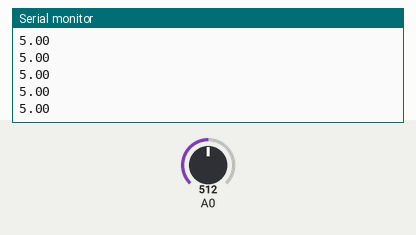
Bench run of a sketch on a simulated Arduino Uno, built with avr-gcc and run on an emulated ATmega328P. Shown: the last lines printed to the serial monitor. The test bench sets the inputs (shaded band); at power-on: A0 = 512.

Above: at 1.2 s.
1.3 s: A0 set to 716
At 1.31 s:
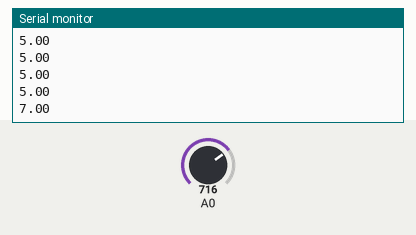
2.8 s: A0 set to 900
At 2.82 s:
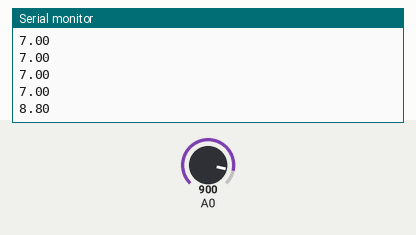
Timing chart, 0 to 5.8 s (numbered marks = the images above; inputs shaded):
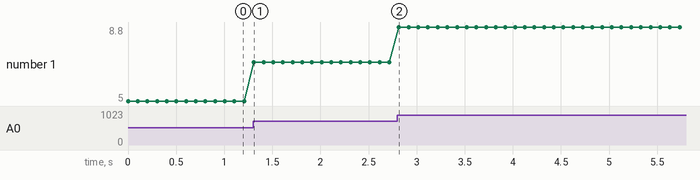

Measured:
- after the input at 1.3 s, the serial monitor: prints a new line at once (image 1)
- after the input at 2.8 s, the serial monitor: prints a new line at once (image 2)
- plotted number 1: 5 → 7 after the input at 1.3 s, 7 → 8.8 after the input at 2.8 s

The sketch:

c1labvoltagedetect.ino
```cpp
int analogVal;
float voltage;
int R1=1000;
int R2 =1000 ;

void setup() {
  // put your setup code here, to run once:
Serial.begin(9600);
}

void loop() {
  // put your main code here, to run repeatedly:
analogVal=analogRead(A0);
voltage=analogVal / 1023.0 *5.0 * (R1+R2)/R1;
Serial.println (voltage);
delay(100);
}
```
